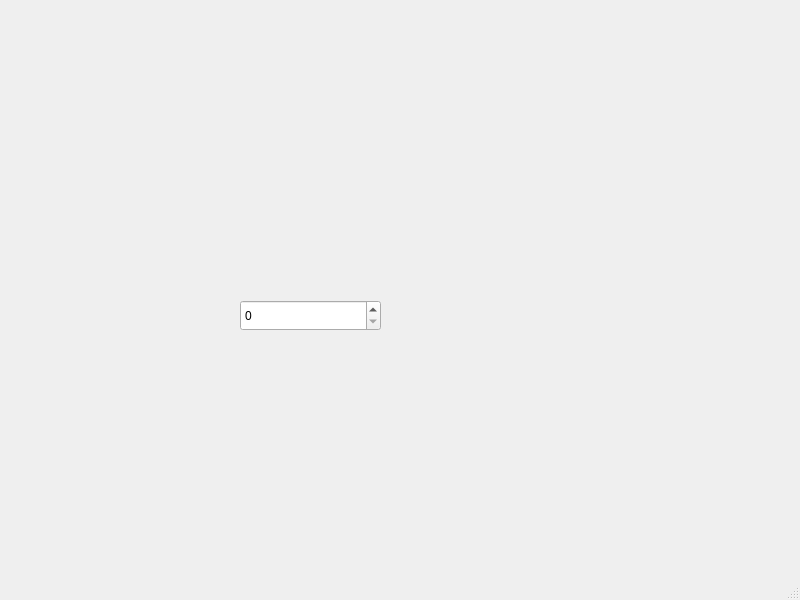
<?xml version="1.0" encoding="UTF-8"?>
<ui version="4.0">
 <class>MainWindow</class>
 <widget class="QMainWindow" name="MainWindow">
  <property name="geometry">
   <rect>
    <x>0</x>
    <y>0</y>
    <width>800</width>
    <height>600</height>
   </rect>
  </property>
  <property name="windowTitle">
   <string>MainWindow</string>
  </property>
  <widget class="QWidget" name="centralwidget">
   <widget class="QSpinBox" name="spinBox">
    <property name="geometry">
     <rect>
      <x>240</x>
      <y>300</y>
      <width>141</width>
      <height>31</height>
     </rect>
    </property>
   </widget>
  </widget>
  <widget class="QMenuBar" name="menubar">
   <property name="geometry">
    <rect>
     <x>0</x>
     <y>0</y>
     <width>800</width>
     <height>23</height>
    </rect>
   </property>
  </widget>
  <widget class="QStatusBar" name="statusbar"/>
 </widget>
 <resources/>
 <connections/>
</ui>
